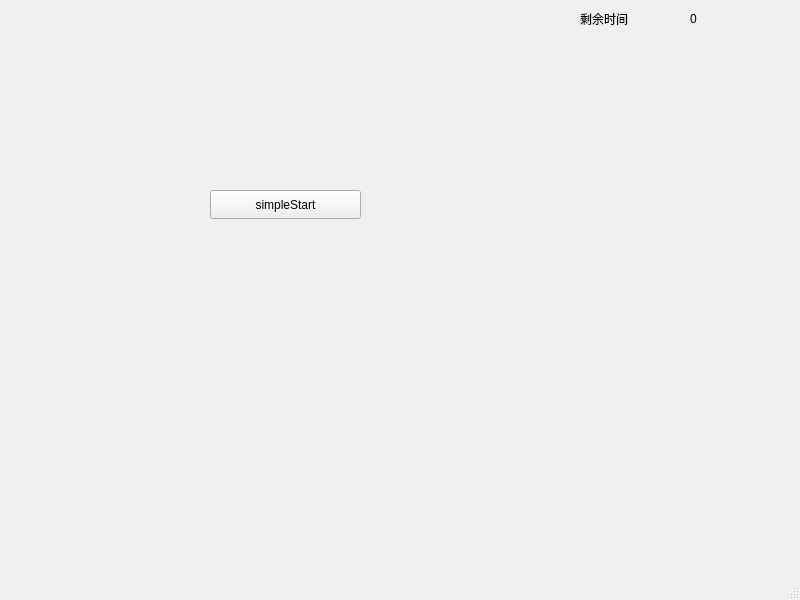
<?xml version="1.0" encoding="UTF-8"?>
<ui version="4.0">
 <class>MainWindow</class>
 <widget class="QMainWindow" name="MainWindow">
  <property name="geometry">
   <rect>
    <x>0</x>
    <y>0</y>
    <width>800</width>
    <height>600</height>
   </rect>
  </property>
  <property name="windowTitle">
   <string>MainWindow</string>
  </property>
  <widget class="QWidget" name="centralwidget">
   <widget class="QLabel" name="label">
    <property name="geometry">
     <rect>
      <x>580</x>
      <y>10</y>
      <width>81</width>
      <height>18</height>
     </rect>
    </property>
    <property name="text">
     <string>剩余时间</string>
    </property>
   </widget>
   <widget class="QLabel" name="lbl_time">
    <property name="geometry">
     <rect>
      <x>690</x>
      <y>10</y>
      <width>81</width>
      <height>18</height>
     </rect>
    </property>
    <property name="text">
     <string>0</string>
    </property>
   </widget>
   <widget class="QPushButton" name="pushButton">
    <property name="geometry">
     <rect>
      <x>210</x>
      <y>190</y>
      <width>151</width>
      <height>29</height>
     </rect>
    </property>
    <property name="text">
     <string>simpleStart</string>
    </property>
   </widget>
  </widget>
  <widget class="QMenuBar" name="menubar">
   <property name="geometry">
    <rect>
     <x>0</x>
     <y>0</y>
     <width>800</width>
     <height>29</height>
    </rect>
   </property>
  </widget>
  <widget class="QStatusBar" name="statusbar"/>
 </widget>
 <resources/>
 <connections/>
</ui>
